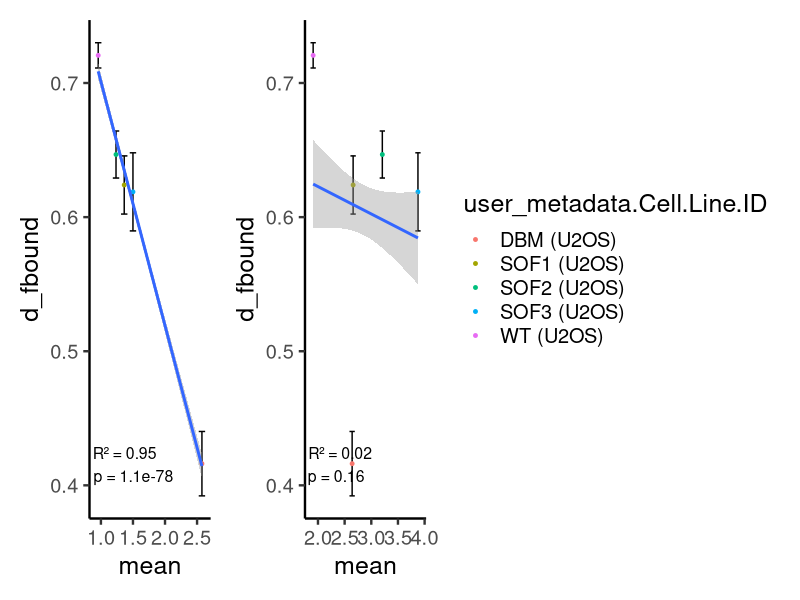

R code for this plot:
# Linear Models of kinetic parameters and DNA/RNA affinity
library(tidyverse)
library(dplyr)
library(ggplot2)
library(tidyr)
library(broom)
library(patchwork)
rm(list=ls())
R.version

affinity_df <- read.csv("dat/kds_binding_affinity.csv",
                        sep=",",
                        header=TRUE)
affinity_df <- affinity_df %>%
  select(-c(kd,log_kd)) %>%
  distinct(mutant, mean, .keep_all = TRUE)
  
fbound_df <- read.table("dat/all_filtered_fov_dfs.csv",
                        sep=",", 
                        header=TRUE)

fits <- read.csv("dat/fbound_fits_byconc.csv",header=TRUE,sep=",")

fbound_df <- fbound_df %>%
  filter(Molecule.Concentration == 100) %>%
  filter(Molecule.Name == "Estradiol") %>%
  select(c(user_metadata.Cell.Line.ID,Molecule.Name,fraction_bound,Molecule.Concentration))

# Merge with fits to zero out the baseline
fbound_df <- merge(fbound_df, fits,by="user_metadata.Cell.Line.ID")
fbound_df$d_fbound <- fbound_df$fraction_bound - fbound_df$Ymin

fbound_df <- merge(fbound_df,affinity_df,by.x="user_metadata.Cell.Line.ID",by.y="mutant")
mutants <- unique(affinity_df$mutant)

#View(fbound_df)

reg_stats <- bind_rows(
  # DNA regression
  lm(d_fbound ~ mean, data = fbound_df[fbound_df$nucleic_acid=="DNA",]) %>%
    tidy() %>%
    filter(term == "mean") %>%
    mutate(
      predictor = "DNA",
      r2 = summary(lm(d_fbound ~ mean, data = fbound_df[fbound_df$nucleic_acid=="DNA",]))$r.squared
    ),
  
  # RNA regression
  lm(d_fbound ~ mean, data = fbound_df[fbound_df$nucleic_acid=="RNA",]) %>%
    tidy() %>%
    filter(term == "mean") %>%
    mutate(
      predictor = "RNA",
      r2 = summary(lm(d_fbound ~ mean, data = fbound_df[fbound_df$nucleic_acid=="RNA",]))$r.squared
    )
) %>%
  transmute(
    predictor,
    label = sprintf(
      "R² = %.2f\np = %.2g",
      r2, p.value
    )
  )
fbound_df

summary_df <- fbound_df %>%
  group_by(nucleic_acid, user_metadata.Cell.Line.ID) %>%
  summarise(mutant_mean = mean(d_fbound),n = n(),
            mutant_sd = sd(d_fbound),
            mutant_se = mutant_sd/sqrt(n),
            kd = mean(mean))

Fig2F_left <- ggplot(data=fbound_df[fbound_df$nucleic_acid=="DNA",],aes(x=mean,y=d_fbound)) +
  geom_errorbar(data=summary_df[summary_df$nucleic_acid=="DNA",],aes(ymin=mutant_mean-mutant_sd, y=mutant_mean, x=kd,
                                                                     ymax=mutant_mean+mutant_sd), width=0.1,
                position=position_dodge(0.05)) +
  geom_point(data=summary_df[summary_df$nucleic_acid=="DNA",],
             aes(x=kd,y=mutant_mean,color=user_metadata.Cell.Line.ID),size=1) +
  geom_smooth(method="lm") +
  geom_text(
    data = reg_stats[reg_stats$predictor=="DNA",],
    aes(
      x = -Inf, y = 0.4,
      label = label
    ),
    hjust = -0.05, vjust = -0.1,
    size = 4,
    inherit.aes = FALSE
  ) +
  theme_classic(base_size=18) +
  theme(legend.position = "none")


Fig2F_right <- ggplot(data=fbound_df[fbound_df$nucleic_acid=="RNA",],aes(x=mean,y=d_fbound)) +
  geom_errorbar(data=summary_df[summary_df$nucleic_acid=="RNA",],aes(ymin=mutant_mean-mutant_sd, y=mutant_mean, x=kd,
                                                                     ymax=mutant_mean+mutant_sd), width=0.1,
                position=position_dodge(0.05)) +
  geom_point(data=summary_df[summary_df$nucleic_acid=="RNA",],
             aes(x=kd,y=mutant_mean,color=user_metadata.Cell.Line.ID),size=1) +
  geom_smooth(method="lm") +
  geom_text(
    data = reg_stats[reg_stats$predictor=="RNA",],
    aes(
      x = -Inf, y = 0.4,
      label = label
    ),
    hjust = -0.05, vjust = -0.1,
    size = 4,
    inherit.aes = FALSE
  ) +
  theme_classic(base_size=18)

Fig2F_left | Fig2F_right
